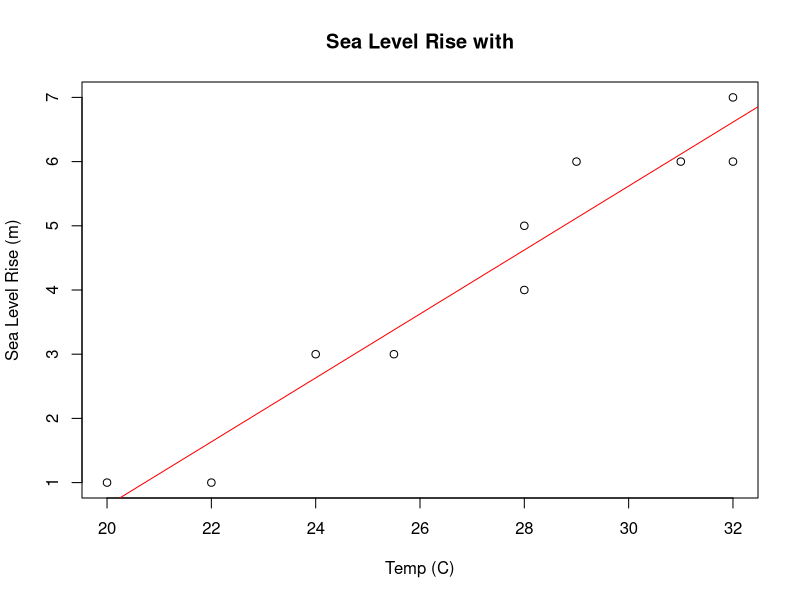

Here is the R script that generated this plot:
##climate change impacts!
#here is some data

impacts<- c(1,1,3, 3,4,5,6, 6, 6, 7)
temp<- c(20,22, 24, 25.5,28, 28, 32, 31, 29, 32)

sea_data<-data.frame(impacts, temp)
colnames(sea_data)<- c("sea_rise", "ave_temp")

model<-lm(sea_rise~ ave_temp, data=sea_data)
plot(sea_data$ave_temp, sea_data$sea_rise, ylab = "Sea Level Rise (m)", xlab="Temp (C)", main="Sea Level Rise with")
abline(model, col="red")

